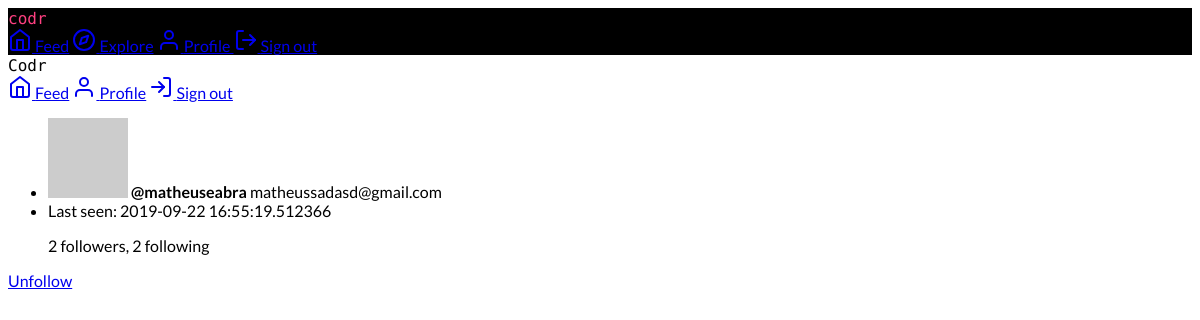
/user/matheuseabra (signed in), run on the app's committed database.
### app/models.py (models this page shows, shortened)
class User(UserMixin, db.Model):
    id = db.Column(db.Integer, primary_key=True)
    username = db.Column(db.String(64), index=True, unique=True)
    email = db.Column(db.String(120), index=True, unique=True)
    password_hash = db.Column(db.String(128))
    bio = db.Column(db.String(148), default="")
    active = db.Column(db.Boolean, default=False)
    last_seen = db.Column(db.DateTime, default=datetime.utcnow)
    posts = db.relationship("Post", backref="author", lazy="dynamic")
    followed = db.relationship(
        "User",
        secondary=followers,
        primaryjoin=(followers.c.follower_id == id),
        secondaryjoin=(followers.c.followed_id == id),
        backref=db.backref("followers", lazy="dynamic"),
        lazy="dynamic",
    )
    def avatar(self, size):
        digest = md5(self.email.lower().encode("utf8")).hexdigest()
        return "https://www.gravatar.com/avatar/{}?d=identicon&s={}".format(
            digest, size
        )
    def is_following(self, user):
        return self.followed.filter(followers.c.followed_id == user.id).count() > 0
    @login.user_loader
    def load_user(id):
        return User.query.get(int(id))

### app/routes.py (the view)
@app.route("/user/<username>")
@login_required
def user(username):
    user = User.query.filter_by(username=username).first_or_404()
    return render_template("profile.html", user=user)

### app/routes.py (called while the page is built)
@app.before_request
def before_request():
    if current_user.is_authenticated:
        current_user.last_seen = datetime.utcnow()
        db.session.commit()

### app/templates/profile.html (shortened to what this page needs)
{% extends "base.html" %}
{% block content %}
<div class="mdl-card mdl-shadow--2dp">
    <div class="mdl-card__supporting-text">
        <ul class="demo-list-three mdl-list">
            <li class="mdl-list__item mdl-list__item--three-line">
                <div class="mdl-list__item-primary-content">
                    <img src="{{ user.avatar(42) }}" class="material-icons mdl-list__item-avatar" />
                    <b>@{{ user.username }}</b>
                    <span class="mdl-list__item-text-body">
                        {{ user.email }}
                    </span>
                </div>
            </li>
            <li class="mdl-list__item mdl-list__item--three-line">
                <div class="mdl-list__item-primary-content">
                    <span class="mdl-list__item-text-body">Last seen: {{ user.last_seen }}</span>
                    <p class="mdl-list__item-text-body">{{ user.followers.count() }} followers,
                        {{ user.followed.count() }} following</p>
                </div>
            </li>
        </ul>
    </div>
    {% if user != current_user %}
    <div class="mdl-card__actions mdl-card--border">
        {% if not current_user.is_following(user) %}
        <a class="mdl-button mdl-button--accent mdl-js-button mdl-js-ripple-effect"
            href="{{ url_for('follow', username=user.username) }}">
            Follow
        </a>
        {% else %}
        <a class="mdl-button mdl-button--colored mdl-js-button mdl-js-ripple-effect"
            href="{{ url_for('unfollow', username=user.username) }}">Unfollow</a>
        {% endif %}
    </div>
    {% endif %}
</div>
{% endblock %}

### app/templates/base.html (style rules this page uses)
body { font-family: 'Lato', sans-serif; }

### data on the page
User: username "matheuseabra", email "matheussadasd@gmail.com", last_seen "2019-09-22 16:55:19.512366"

### other printed values
{{ user.followers.count() }} "2"
{{ user.followed.count() }} "2"
